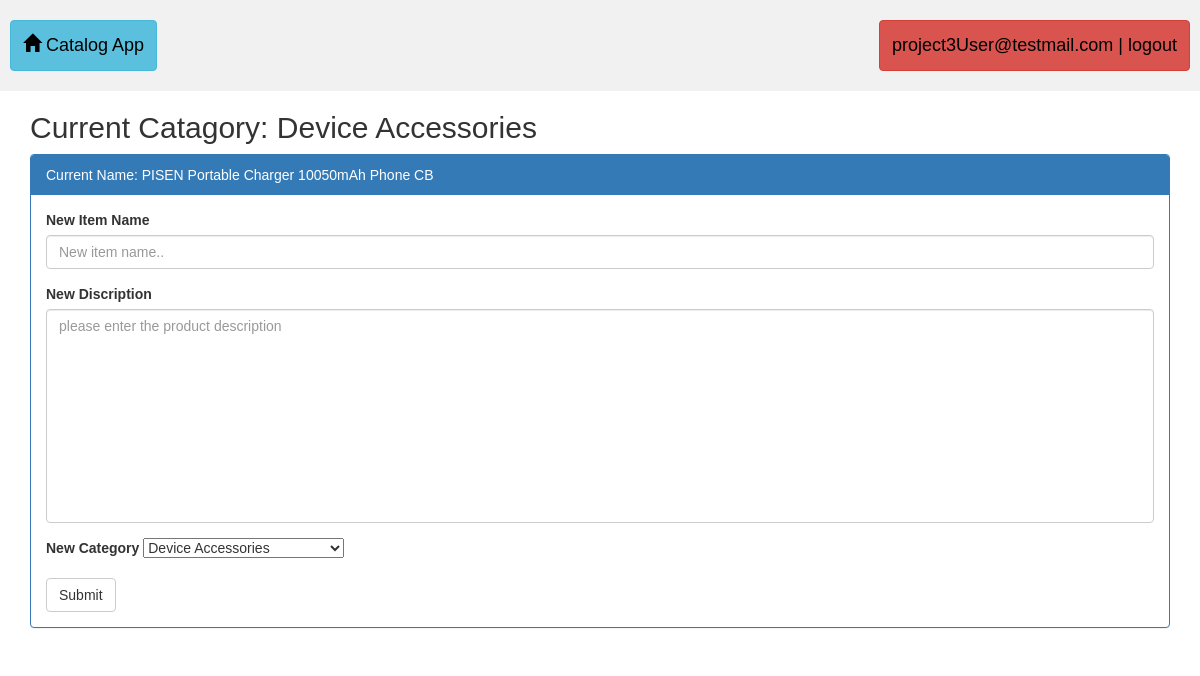
The app's page /CatalogApp/PISEN Portable Charger 10050mAh Phone CB/edit (signed in) with its own data.
### db_setup.py (models this page shows, shortened)
class Category(Base):
    __tablename__ = 'category'
    t_id = Column(Integer, primary_key=True)
    t_catName = Column(String(250), nullable=False)
    t_userId = Column(Integer, ForeignKey('user.t_id'))
    t_relationU = relationship(User)

class Item(Base):
    __tablename__ = 'item'
    t_id = Column(Integer, primary_key=True)
    t_itemName = Column(String(100), nullable=False)
    t_itemDescription = Column(String(250), nullable=False)
    t_userId = Column(Integer, ForeignKey('user.t_id'))
    t_relationU = relationship(User)
    t_catId = Column(Integer, ForeignKey('category.t_id'))
    t_relationC = relationship(Category)

### project3.py (the view)
@app.route('/CatalogApp/<item_name>/edit', methods=['GET', 'POST'])
def editItemPage(item_name):
    if 'user_email' in login_session:
        edit_item = session.query(Item).filter_by(t_itemName=item_name).one()
        categories = session.query(Category).all()
        for cati in categories:
            if cati.t_id == edit_item.t_catId:
                catx = cati
        if request.method == 'POST':
            print("receiving values from the form")
            print("item name: %s" % request.form['newItemName'])
            print("item description: %s" % request.form['newDescription'])
            print("item catid: %s" % request.form['categories'])
            edit_item.t_itemName = request.form['newItemName']
            edit_item.t_itemDescription = request.form['newDescription']
            edit_item.t_userId = 1
            edit_item.t_catId = int(request.form['categories'])
            session.add(edit_item)
            session.commit()
            flash("item edited")
            return redirect(url_for('mainPage'))
        else:
            print("this is the GET call and its the first part to run")
            return render_template('editItem.html', current_item=edit_item, current_cat=catx, current_user=login_session['user_email'])
        return "render_template('itemDesc.html') "
    else:
        return redirect(url_for('login'))

### templates/editItem.html (shortened to what this page needs)
{% extends "startPrivate.html" %}
{% block content %}
    <h2>Current Catagory: {{current_cat.t_catName}}</h2>
    <div class="panel-group">
        <div class="panel panel-primary">
            <div class="panel-heading">Current Name: {{current_item.t_itemName}}</div>
            <div class="panel-body">
                <form action="{{url_for('editItemPage',item_name=current_item.t_itemName)}}" method="post">
                    <div class="form-group">
                        <label for="id_newName">New Item Name</label>
                        <input type="text" class="form-control" id="id_newName" name="newItemName" placeholder="New item name.." required>
                    </div>
                    <div class="form-group">
                        <label for="id_newDesc">New Discription</label>
                        <textarea id="id_newDesc" class="form-control" name="newDescription" cols="70" rows="10" placeholder="please enter the product description" required></textarea>
                    </div>
                    <div class="form-group">
                        <label for="id_newCat">New Category</label>
                        <select name="categories" id="id_newCat">
                            <option value="1">Device Accessories</option>
                        </select>
                    </div>
                    <input type="submit" class="btn btn-default" value="Submit">
                </form>
            </div>
        </div>
    </div>
{% endblock %}

### templates/startPrivate.html (style rules this page uses)
* { box-sizing: border-box; }
body { margin: 0; font-family: Arial; }
textarea { resize: none; }

### records on screen
Category: t_catName "Device Accessories"
Item: t_itemName "PISEN Portable Charger 10050mAh Phone CB"

### other values on screen
{{ current_user }} "project3User@testmail.com"
